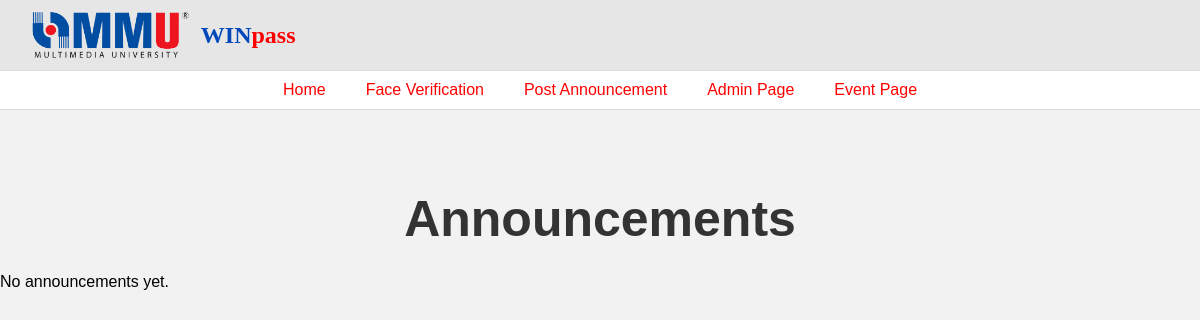
/Announcement_admin, run on an earlier commit of the app's database.
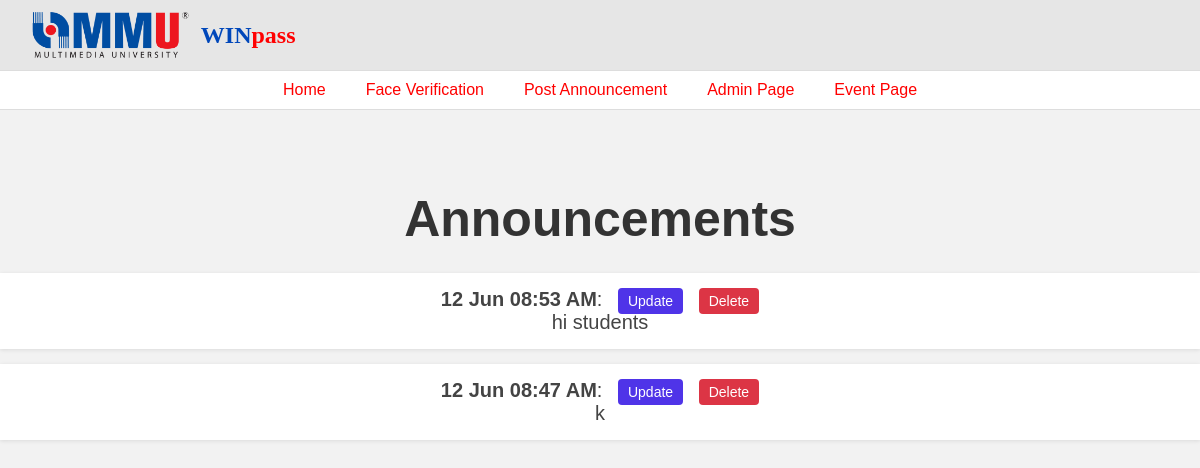
And on a later commit of the database.
### tables this page shows
CREATE TABLE "announcements" (
  id INTEGER PRIMARY KEY AUTOINCREMENT,
  message TEXT,
  time TIMESTAMP DEFAULT CURRENT_TIMESTAMP
);

### app.py (the view)
@app.route('/Announcement_admin')
def announcement_admin():
    conn = sqlite3.connect(db_path)
    cursor = conn.cursor()
    cursor.execute("SELECT id, message, time FROM announcements ORDER BY time DESC")
    announcements = cursor.fetchall()
    conn.close()
    return render_template('announcement_admin.html', announcements=announcements)

### app.py (called while the page is built)
@app.template_filter('format_datetime')
def format_datetime(value, format='%d %b %I:%M %p'):
    dt = datetime.strptime(value, '%Y-%m-%d %H:%M:%S')
    return dt.strftime(format)

### templates/announcement_admin.html (shortened to what this page needs)
<!DOCTYPE html>
<html lang="en">
<head>
  <link rel="stylesheet" href="{{ url_for('static', filename='register.css') }}">
</head>
<body>
    <header>
     <div class="top-bar">
       <div class="logo-area">
         <img src="{{ url_for('static', filename='img_mmu.png') }}" alt="MMU Logo" class="logo"/>
         <span class="win">WIN<span class="pass">pass</span></span>
       </div>
     </div>
     <nav>
       <ul>
         <li><a href="{{ url_for('admin_landing') }}">Home</a></li>
         <li><a href="{{ url_for('face_verification') }}">Face Verification</a></li>
         <li><a href="{{ url_for('post_announcement') }}">Post Announcement</a></li>
         <li><a href="{{ url_for('admin_page') }}">Admin Page</a></li>
         <li><a href="{{ url_for('events_page') }}">Event Page</a></li>
       </ul>
     </nav>
   </header>
   <section class="Announcement">
      <h1>Announcements</h1>
      {% if announcements %}
      <ul>
        {% for id, message, time in announcements %}
          <li>
            <strong>{{ time|format_datetime }}</strong>:
            <a href="{{ url_for('update', id=id) }}" class="update_button">Update</a>
            <a href="{{ url_for('delete', id=id) }}" class="delete_button" onclick="return confirm('Are you sure you want to delete this announcement?');">Delete</a>
            <br> {{ message }}
          </li>
        {% endfor %}
      </ul>
    {% else %}
      <p>No announcements yet.</p>
    {% endif %}
    </section>
</body>
</html>

What changed in the data, as far as the page shows it:
added announcements: time "12 Jun 08:53 AM", message "hi students"
added announcements: time "12 Jun 08:47 AM", message "k"
Also different on the page:
text no longer shown: "No announcements yet."
